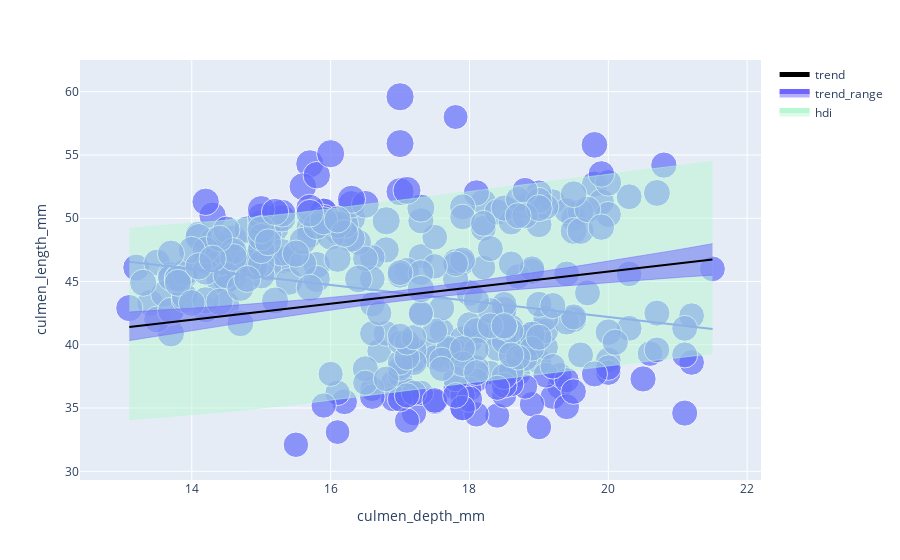
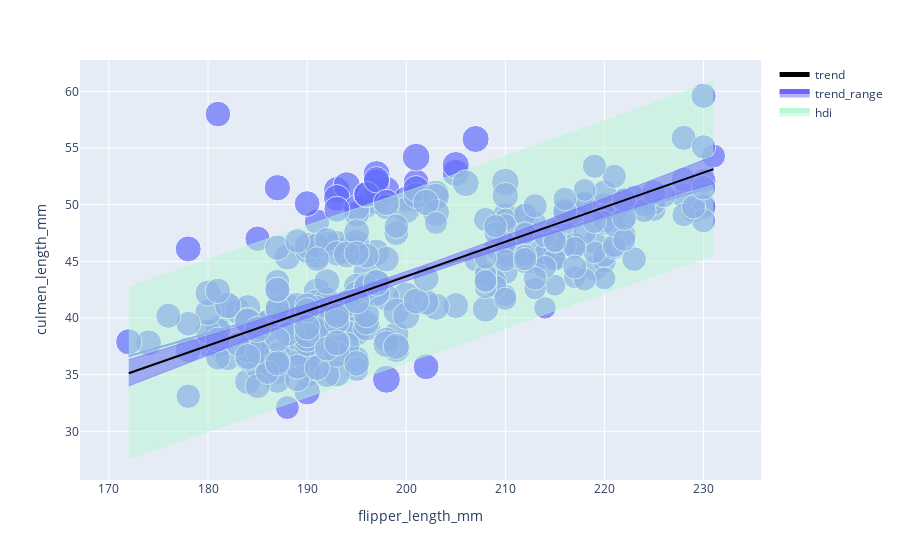

The notebook cell saved with these charts, in order:
### Code cell
for p,f in figs.items():
    print(f'{p}')
    f.show()
    print('---------------------')
